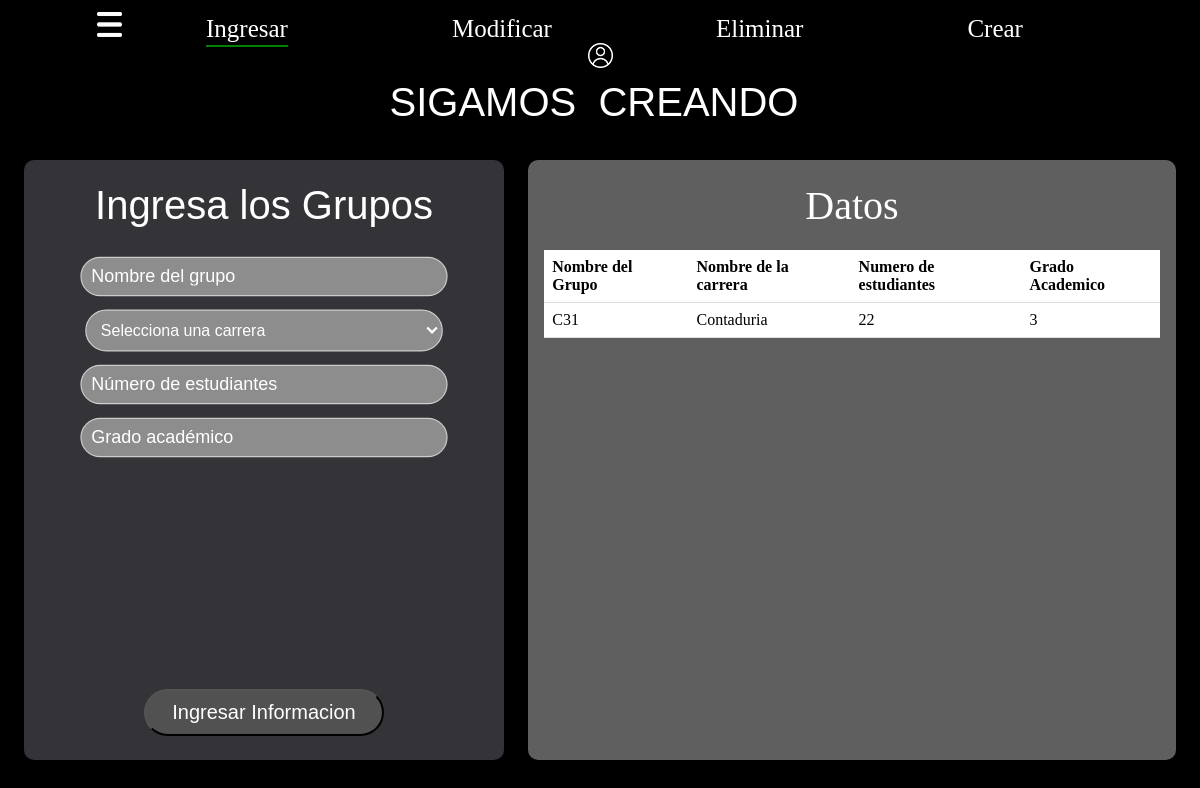
The app's page /codigo_fuente/main_grupos.php with its own data.
### tables this page shows
CREATE TABLE `grupos` (
  `id_grupo` int(11) NOT NULL,
  `nombre_grupo` varchar(50) NOT NULL,
  `numero_estudiantes` int(11) NOT NULL,
  `grado_academico` int(11) NOT NULL,
  `id_carrera` int(11) NOT NULL
);

CREATE TABLE `carreras` (
  `id_carrera` int(11) NOT NULL,
  `nombre_carrera` varchar(50) NOT NULL,
  `tipo` varchar(20) NOT NULL,
  `modelo` varchar(20) NOT NULL,
  `duracion` int(11) NOT NULL
);

### codigo_fuente/main_grupos.php (the view, shortened to what this page needs)
<?php
$servername = "localhost";
$username = "root";
$password = "";
$dbname = "bd_gheu";
$conn = new mysqli($servername, $username, $password, $dbname);
$sql = "SELECT grupos.*, carreras.nombre_carrera
FROM grupos
JOIN carreras ON grupos.id_carrera = carreras.id_carrera;";
$result = $conn->query($sql);
?>
<!DOCTYPE html>
<html>
<head>
    <link rel="stylesheet" type="text/css" href="styles_main_grupos.css">
</head>
<body>
<div id="header">
  <div class="dropdown">
      <img class="dropbtn" onclick="toggleMenu()" src="img/menu.png" alt="Imagen" width="25" height="25">
    <a class="opcion-destacada">Ingresar</a>
    <a href="modificar_grupos.php">Modificar</a>
    <a href="eliminar_grupos.php">Eliminar</a>
    <a href="crear.php">Crear</a>
    <a href="perfil.php">
        <img src="img/usuario.png" alt="Imagen" width="25" height="25">
      </a>
  </div>
</div>
<div id="titulo">SIGAMOS&nbsp; CREANDO</div>
<div id="contenedor1">
  <div id="titulo-contenedor1">
    <p id="p">Ingresa los Grupos</p>
  </div>
  <div id="ingreso-datos">
    <form action="insertar_grupos.php" method="post">
      <div> <input type="text" id="nombre_grupo" name="nombre_grupo" placeholder="Nombre del grupo" required></div>
      <div>
        <select id="carrera" name="id_carrera" required>
          <option value="" disabled selected>Selecciona una carrera</option>
        </select>
      </div>
      <div> <input type="number" id="numero_estudiantes" name="numero_estudiantes" placeholder="Número de estudiantes" min="5" max="99" oninput="valorMaximoAlumnos(this)" required></div>
      <div> <input type="number" id="grado_academico" name="grado_academico" placeholder="Grado académico" min="1" max="14" oninput="valorMaximo1(this)" required></div>
    </div>
    <div id="boton-contenedor1">
        <input type="submit" value="Ingresar Informacion">
      </div>
</div>
<div id="contenedor2">
  <div id="titulo-contenedor2">
    <p>Datos</p>
  </div>
<div id="tabla-contenedor" class="tabla-contenedor">
<table>
        <tr>
            <th>Nombre del Grupo</th>
            <th>Nombre de la carrera</th>
            <th>Numero de estudiantes</th>
            <th>Grado Academico</th>
        </tr>
        <?php
        if ($result->num_rows > 0) {
            while ($row = $result->fetch_assoc()) {
                echo "<tr>";
                echo "<td>" . $row["nombre_grupo"] . "</td>";
                echo "<td>" . $row["nombre_carrera"] . "</td>";
                echo "<td>" . $row["numero_estudiantes"] . "</td>";
                echo "<td>" . $row["grado_academico"] . "</td>";
                echo "</tr>";
            }
        } else {
            echo "<tr><td colspan='4'>No hay datos almacenados en la tabla.</td></tr>";
        }
        ?>
    </table>
</div>
</div>
</body>
</html>

### codigo_fuente/styles_main_grupos.css (style rules this page uses)
html, body { margin: 0; padding: 0; background-color: black; }
#header { padding: 12px; text-align: center; color: white; background-color: tra; }
#header a { color: white; text-decoration: none; font-size: 25px; }
#header a:not(.dropdown) { margin: 0 80px; }
.opcion-destacada { position: relative; }
.opcion-destacada:after { content: ''; display: block; width: 100%; height: 2px; background-color: green; position: absolute; bottom: -5px; left: 0; }
.dropdown { position: relative; display: inline-block; }
.dropdown .dropbtn { cursor: pointer; }
#titulo { position: fixed; width: 95%; top: 10%; left: 2%; background-color: transparent; overflow: hidden; font-size: 40px; font-family: "Nunito", sans-serif; color: #ffffff; text-align: center; }
#contenedor1 { position: fixed; top: 20%; left: 2%; width: 40%; height: 75%; background-color: rgb(104, 104, 112, .5); overflow: hidden; border-radius: 10px; text-align: center; }
#titulo-contenedor1 { background-color: transparent; color: #ffffff; height: 15%; display: flex; justify-content: center; align-items: center; font-size: 40px; }
#ingreso-datos { background-color: transparent; height: 68%; display: flex; flex-direction: column; overflow: auto; padding-top: 2%; }
#boton-contenedor1 { background-color: transparent; color: #ffffff; height: 15%; display: flex; justify-content: center; align-items: center; padding-top: 0%; }
input[type="text"]::placeholder { font-size: 15px; color: rgba(255, 255, 255, 1); }
input[type="text"] { width: 60%; padding: 8px; margin-bottom: 20px; background-color: rgba(200, 200, 200, 0.6); border: 1px solid #ccc; border-radius: 60px; color: white; transform: scale(1.2); }
input[type="submit"] { width: 50%; padding: 10px; border-radius: 60px; font-size: 20px; background-color: rgba(100, 100, 100, 0.6); color: white; cursor: pointer; }
input[type="number"] { width: 60%; padding: 8px; margin-bottom: 20px; background-color: rgba(200, 200, 200, 0.6); border: 1px solid #ccc; border-radius: 60px; color: white; transform: scale(1.2); }
input[type="number"]::placeholder { font-size: 15px; color: rgba(255, 255, 255, 1); }
#carrera { width: 62%; padding: 8px; margin-bottom: 20px; background-color: rgba(200, 200, 200, 0.6); border: 1px solid #ccc; border-radius: 60px; color: white; transform: scale(1.2); }
#carrera::placeholder { font-size: 18px; color: rgba(255, 255, 255, 1); }
#contenedor2 { position: fixed; top: 20%; left: 44%; width: 54%; height: 75%; background-color: rgb(95, 95, 95); overflow: hidden; border-radius: 10px; }
#titulo-contenedor2 { background-color: transparent; color: #ffffff; height: 15%; display: flex; justify-content: center; align-items: center; font-size: 40px; }
#tabla-contenedor { background-color: transparent; height: 85%; display: flex; flex-direction: column; overflow: auto; color: black; }
.tabla-contenedor { display: flex; }
table { width: 95%; border-collapse: collapse; margin: 0 auto; }
th, td { padding: 8px; text-align: left; border-bottom: 1px solid #ddd; }
#p { font-family: "Nunito", sans-serif; }

### records on screen
grupos: nombre_grupo "C31", id_carrera.nombre_carrera "Contaduria", numero_estudiantes "22", grado_academico "3"
